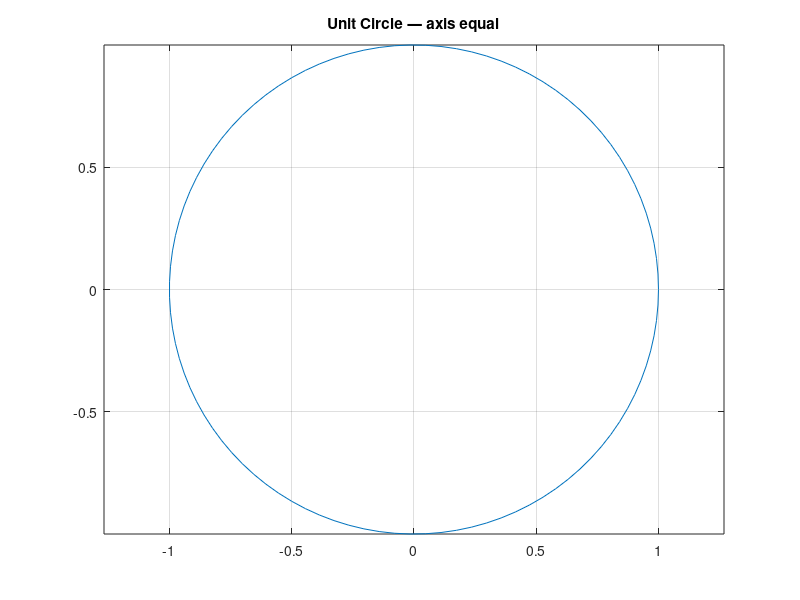
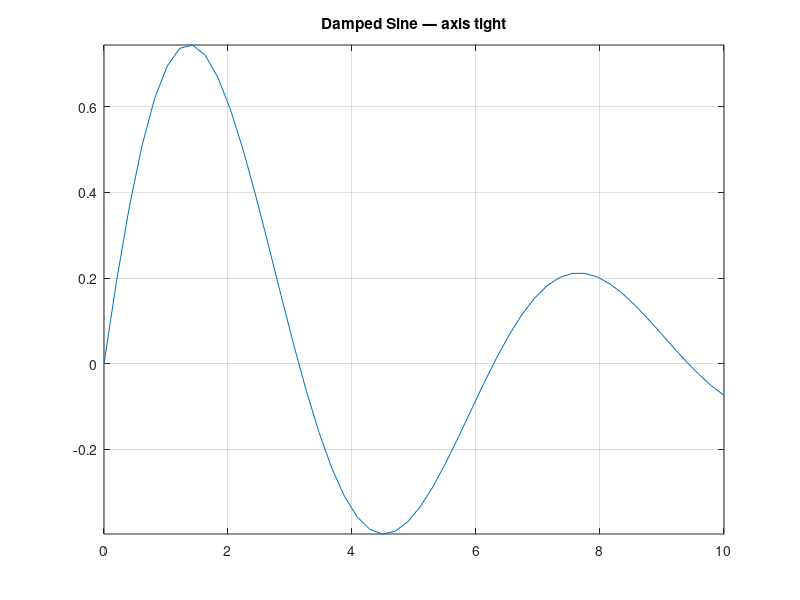

The MATLAB source for these figures, in order:
clear

% Axis Modes — equal, tight, ij
% axis('equal')  makes units equal on both axes (circles look round).
% axis('tight')  removes padding around data.
% axis('ij')     flips Y axis (origin top-left, like image coordinates).

% Draw a unit circle — needs axis equal to look round
t = linspace(0, 2*pi, 100);

figure(1)
plot(cos(t), sin(t))
axis equal
title('Unit Circle — axis equal')
grid on

% Tight axis — no extra padding
figure(2)
x = linspace(0, 10, 50);
plot(x, sin(x) .* exp(-x/5))
axis tight
title('Damped Sine — axis tight')
grid on
